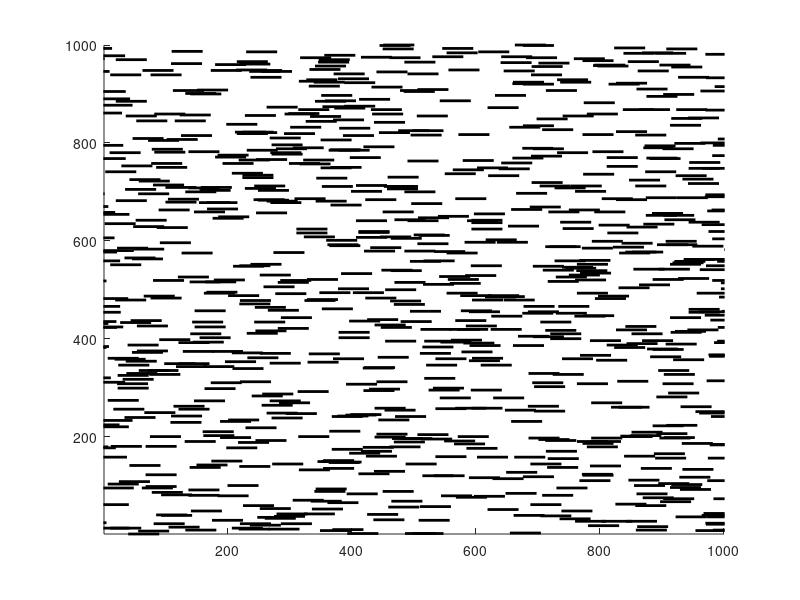
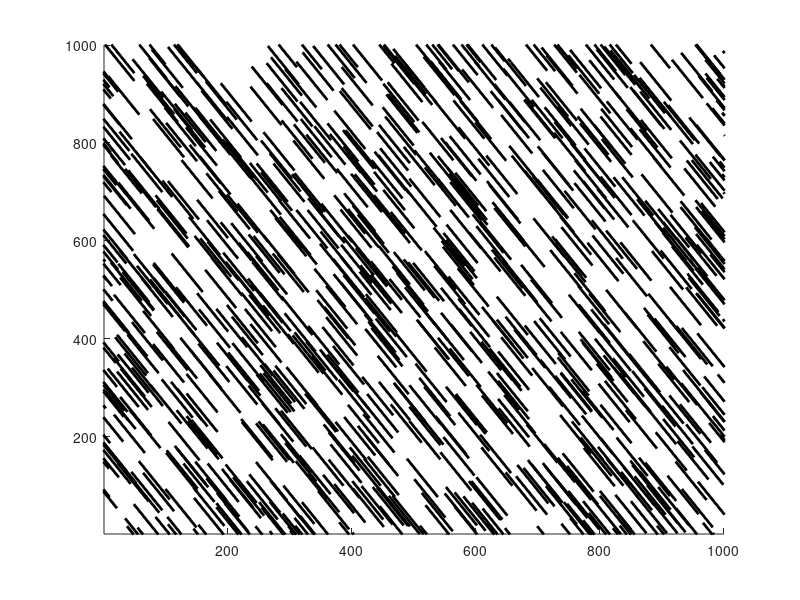

Recreate these plots in MATLAB, in order. (Note: this script raises an error after producing the figures.)
% TWCF FG stimuli test 
% Febraury 4 2021 
% Karen Tian

saveFig = 1; 

%% params 
sizeIm = [1000 1000]; 
lineLength = 50; 
lineWidth = 2; 
slopeAngle = 0; % or random 
contrast = .1; % proportion black
density = ((sizeIm(1)*sizeIm(2))/(lineLength*lineWidth)) * contrast; % how many lines 
figRad = 300; % figure aperture size
apertureType = 'square'; % 'grating'

% if grating figure, params: 
pixelsPerDegree = 99; 
spatialFrequency = 0.5; 
tiltDegrees = 45;
phase = 0;
contrast = 1;

%% draw bg lines 
slope = tan(deg2rad(slopeAngle));
randX = randi([1-lineLength,sizeIm(1)+lineLength],1,density); 
randY = randi([1-lineLength,sizeIm(2)+lineLength],1,density); 

slopeBg = repmat(slope,density,1);  
% slopeBg = -1 + (1+1)*rand([density,1]);
figure
hold on 
for i = 1:density
    plot([randX(i),randX(i)+lineLength],[randY(i),(slopeBg(i)*lineLength)+randY(i)],'LineWidth',lineWidth,'Color','k')
end
xlim([1 sizeIm(1)])
ylim([1 sizeIm(2)])

F = getframe(gcf);
bg = frame2im(F);
bg(bg~=0) = 1; 
bg = double(bg); 
bg = squeeze(bg(:,:,1)); 

sizeDegrees = max(size(bg))/pixelsPerDegree; % side length in degrees of visual angle

%% draw fig lines 
slopeFig = slope-pi/2; 
figX = randi([1-lineLength,sizeIm(1)+lineLength],1,density); 
figY = randi([1-lineLength,sizeIm(2)+lineLength],1,density); 
figure
hold on 
for i = 1:density
    plot([figX(i),figX(i)+lineLength],[figY(i),(slopeFig*lineLength)+figY(i)],'LineWidth',lineWidth,'Color','k')
end
xlim([1 sizeIm(1)])
ylim([1 sizeIm(2)])

F = getframe(gcf);
fig = frame2im(F);
fig(fig~=0) = 1;
fig = double(fig); 
fig = squeeze(fig(:,:,1)); 
% aperture
[figAp, ap] = rd_aperture(fig, apertureType, figRad, 0);

% alternatively, grating figure 
grating = rd_grating(pixelsPerDegree, sizeDegrees, ...
    spatialFrequency, tiltDegrees, phase, contrast);
grating(grating>.5) = 1; 
grating(grating<=.5) = 0; % hard edge 
grating = grating(1:size(bg,1),1:size(bg,2)); % temp dimension change, why sizing with frame2im off 
fig(logical(grating)) = 1; 
bg(~logical(grating)) = 1; 
% combine
FGIm2 = imfuse(bg,fig,'blend');
FGIm2 = double(FGIm2); 
% FGIm2(FGIm2==255) = 1;
% FGIm2(FGIm2==128) = 0;

%% combined image 
% FGIm = bg; 
FGIm = ones(size(FGIm2)); 
FGIm(logical(ap)) = FGIm2(logical(ap)); 

%% show final image 
figure
imshow(FGIm)
titleText = sprintf('FG_lineLength%d_density%d_gratingAngle%d',lineLength,density,tiltDegrees); 
title(sprintf('line length: %d; density: %d; line angle: %d, grating angle: %d',lineLength,density,slopeAngle,tiltDegrees))
if saveFig 
    print(gcf,'-dpng','-painters',sprintf('%s.png',titleText))
end
